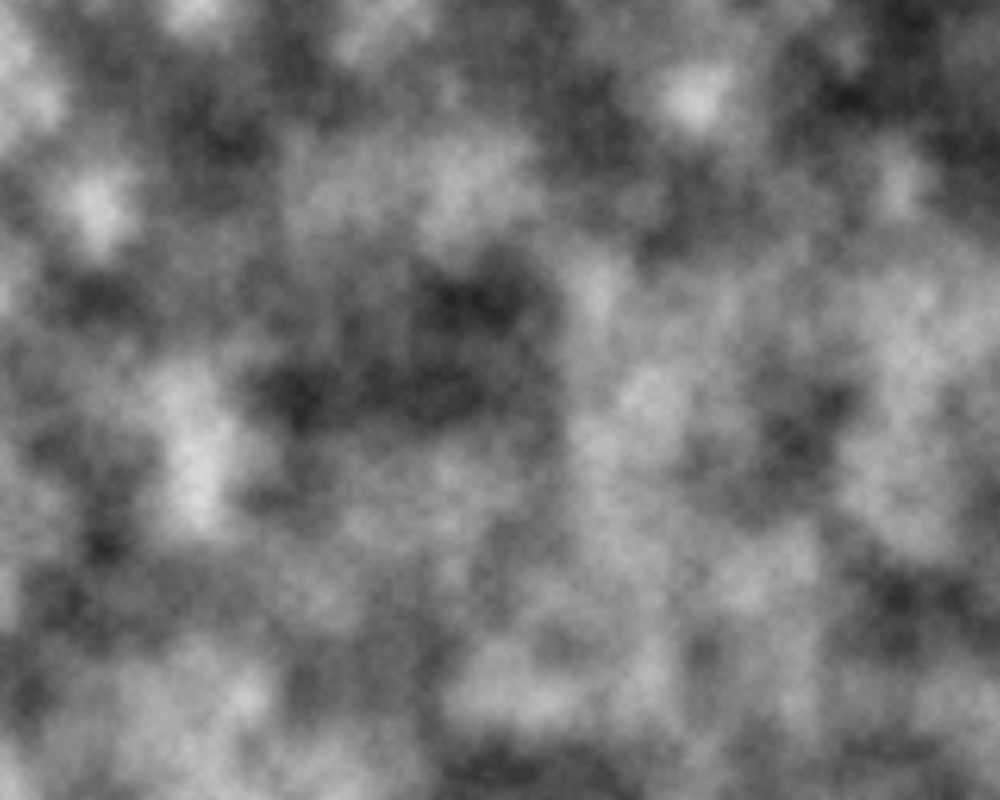
Frame 1 (no input)
Frame 60 (the mouse pressed at the canvas centre just before this capture): identical to frame 1, image omitted
Frame 120 (the mouse held since frame 60 and released just before this capture): identical to frame 1, image omitted

The Processing sketch that drew this single still picture (run headless with seeded random() and noise(); from frame 60 on, the mouse is pressed at the canvas centre):

// Processing sketch: PerlinImage
// ── PerlinImage.pde

void setup()
{
  size(1000,800);
  noiseDetail(5);
  //noLoop();
}

void draw()
{
  loadPixels();
  float setOffx =0;
    for(int x=0;x<width;x++)
    {
      float setOffy = 0.0;
     for(int y=0;y<height;y++)
     {
       setOffy+=0.01;
       float bright = map(noise(setOffx,setOffy),0,1,0,255);
       pixels[x+y*width] = color(bright);
     }
     setOffx+=0.01;
    }
    updatePixels();
}
